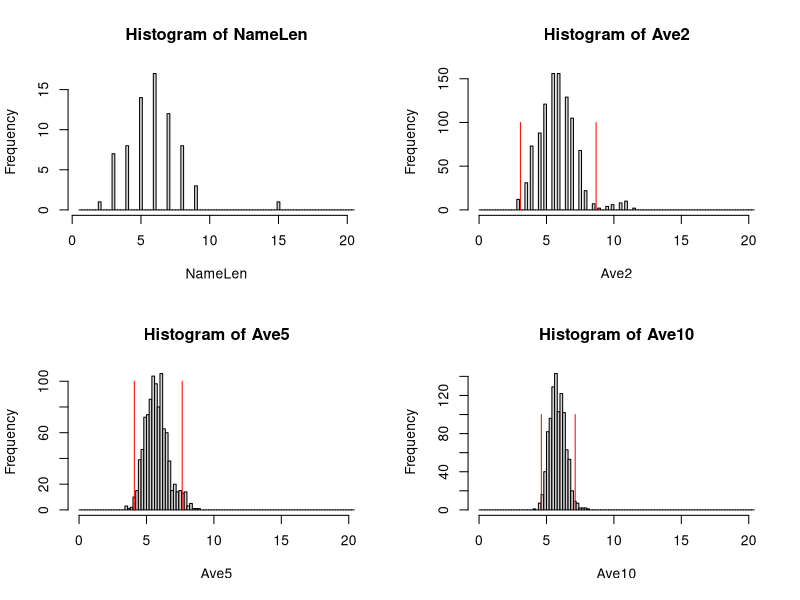

Source code (R):
Session = 04635
# Session = 04640
if (Session == 04635){
  #04635 12:30-2:00 PM, Enrollment = 71,  as of 01/13/2014
  #Student Last Name Length
  NameLen = c(4,8,4,3,8,5,7,4,7,5,4,5,6,5,6,9,6,8,6,7,8,7,6,8,
              6,5,7,6,5,6,5,5,8,7,3,6,3,4,3,8,4,6,6,5,5,5,9,7,
              2,3,5,5,4,4,7,3,7,6,5,7,6,6,6,9,7,8,7,6,3,15,6)
} else{
  # 04640 12:30-2:00 PM, Enrollment = 61, as of 01/13/2014
  # Student Last Name Length
  NameLen = c(7,8,3,6,9,6,7,7,4,6,7,7,7,6,4,7,6,7,8,6,6,2,2,6,
              8,8,6,4,6,6,7,9,3,3,5,3,5,2,8,8,7,7,7,4,10,6,12,
              5,8,10,7,6,4,6,7,7,4,3,5,8,5)
}

##Create 4 subfgures
attach(mtcars)
par(mfrow=c(2,2))

hist(NameLen,breaks=seq(0.5,20.5,0.2))

c(mean(NameLen)-2*sd(NameLen)/sqrt(4),mean(NameLen)+2*sd(NameLen)/sqrt(4))

Ave2=matrix(0,1,1000)
for (i in (1:1000))
{
  dex= sample(70,2,replace=FALSE)
  Ave2[i]=sum(NameLen[dex])/2;
}
hist(Ave2,breaks=seq(0,20.5,0.20))
CI = c(mean(NameLen)-2*sd(NameLen)/sqrt(2),mean(NameLen)+2*sd(NameLen)/sqrt(2));
lines(c(CI[1],CI[1]),c(0,100) ,col="Red" )
lines(c(CI[2],CI[2]),c(0,100) ,col="Red" )

Ave5=matrix(0,1,1000)
for (i in (1:1000))
{
  dex= sample(70,5,replace=FALSE)
  Ave5[i]=sum(NameLen[dex])/5;
}
hist(Ave5,breaks=seq(0,20.5,0.20))
CI = c(mean(NameLen)-2*sd(NameLen)/sqrt(5),mean(NameLen)+2*sd(NameLen)/sqrt(5));
lines(c(CI[1],CI[1]),c(0,100) ,col="Red" )
lines(c(CI[2],CI[2]),c(0,100) ,col="Red" )


Ave10=matrix(0,1,1000)
for (i in (1:1000))
{
  dex= sample(70,10,replace=FALSE)
  Ave10[i]=sum(NameLen[dex])/10;
}
hist(Ave10,breaks=seq(0,20.5,0.20))
CI = c(mean(NameLen)-2*sd(NameLen)/sqrt(10),mean(NameLen)+2*sd(NameLen)/sqrt(10));
lines(c(CI[1],CI[1]),c(0,100) ,col="Red" )
lines(c(CI[2],CI[2]),c(0,100),col="Red" )